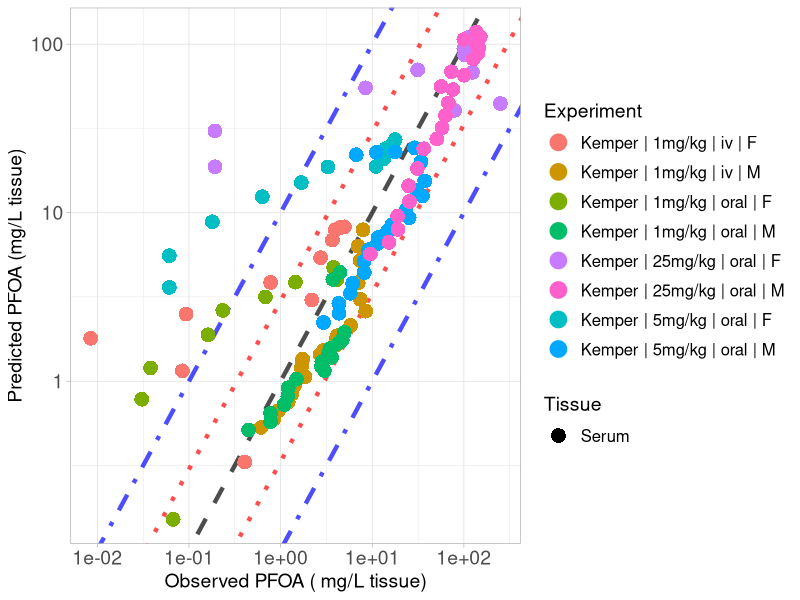

This chart was generated by the following R code:
library(ggplot2)

#setwd("C:/Users/ptsir/Documents/GitHub/PFAS_PBK_models/PFOA inhalation Rat/Validation/Validation_results")
setwd("C:/Users/dpjio/Documents/GitHub/PFAS_PBK_models/PFOA inhalation Rat/Validation/New_validation_koff_07_lung_same_RAF")

# Load Results 

# 
Kemper_serum_results <- read.csv("Kemper_2003_serum_results.csv", header = T)
Kemper_iv_F_1 <- Kemper_serum_results[Kemper_serum_results$Dose == 1 & Kemper_serum_results$Type == "iv" &
                               Kemper_serum_results$sex == "F", ]
Kemper_iv_F_1$Experiment <- "Kemper | 1mg/kg | iv | F"

Kemper_oral_F_1 <- Kemper_serum_results[Kemper_serum_results$Dose == 1 & Kemper_serum_results$Type == "oral" &
                                 Kemper_serum_results$sex == "F", ]
Kemper_oral_F_1$Experiment <- "Kemper | 1mg/kg | oral | F"

Kemper_oral_F_5 <- Kemper_serum_results[Kemper_serum_results$Dose == 5 & Kemper_serum_results$Type == "oral" &
                                 Kemper_serum_results$sex == "F", ]
Kemper_oral_F_5$Experiment <- "Kemper | 5mg/kg | oral | F"
Kemper_oral_F_25 <- Kemper_serum_results[Kemper_serum_results$Dose == 25 & Kemper_serum_results$Type == "oral" &
                                  Kemper_serum_results$sex == "F", ]
Kemper_oral_F_25$Experiment <- "Kemper | 25mg/kg | oral | F"

Kemper_iv_M_1 <- Kemper_serum_results[Kemper_serum_results$Dose == 1 & Kemper_serum_results$Type == "iv" &
                               Kemper_serum_results$sex == "M", ]
Kemper_iv_M_1$Experiment <- "Kemper | 1mg/kg | iv | M"

Kemper_oral_M_1 <- Kemper_serum_results[Kemper_serum_results$Dose == 1 & Kemper_serum_results$Type == "oral" &
                                 Kemper_serum_results$sex == "M", ]
Kemper_oral_M_1$Experiment <- "Kemper | 1mg/kg | oral | M"

Kemper_oral_M_5 <- Kemper_serum_results[Kemper_serum_results$Dose == 5 & Kemper_serum_results$Type == "oral" &
                                 Kemper_serum_results$sex == "M", ]
Kemper_oral_M_5$Experiment <- "Kemper | 5mg/kg | oral | M"
Kemper_oral_M_25 <- Kemper_serum_results[Kemper_serum_results$Dose == 25 & Kemper_serum_results$Type == "oral" &
                                  Kemper_serum_results$sex == "M", ]
Kemper_oral_M_25$Experiment <- "Kemper | 25mg/kg | oral | M"
# 
# Kudo_high <- Kudo_results[Kudo_results$Dose == 16.560, ] 
# Kudo_high$Experiment <-  "Kudo | 16mg/kg | iv"
# 
# Kim_results <- read.csv("Kim_results.csv", header = T)
# Kim_iv <- Kim_results[Kim_results$Type == "iv",]
# Kim_iv$Experiment <-  "Kim | 1mg/kg | iv"
# 
# Kim_oral <- Kim_results[Kim_results$Type == "oral",]
# Kim_oral$Experiment <-  "Kim | 1mg/kg | oral"


Experiment <- scales::hue_pal()(8)

names(Experiment) <- unique(c( Kemper_iv_F_1$Experiment, Kemper_iv_M_1$Experiment,
                              Kemper_oral_F_1$Experiment,Kemper_oral_M_1$Experiment, Kemper_oral_F_5$Experiment, 
                               
                               Kemper_oral_M_5$Experiment,  Kemper_oral_F_25$Experiment, Kemper_oral_M_25$Experiment))



scatter_plot <- ggplot()+
  geom_abline(intercept = log10(1), slope = 1, linetype = "dashed", color = "black", linewidth = 1.5, alpha = 0.7) +  # Identity line in log10 scale
  geom_abline(intercept = log10(3), slope = 1, linetype = "dotted", color = "red", linewidth = 1.5, alpha = 0.7) +  # +3-fold error line
  geom_abline(intercept = log10(1/3), slope = 1, linetype = "dotted", color = "red", linewidth = 1.5, alpha = 0.7) +  # -3-fold error line
  geom_abline(intercept = log10(10), slope = 1, linetype = "dotdash", color = "blue", linewidth = 1.5, alpha = 0.7) +  # +10-fold error line
  geom_abline(intercept = log10(1/10), slope = 1, linetype = "dotdash", color = "blue", linewidth = 1.5, alpha = 0.7) +  # -10-fold error line
  geom_point(data = Kemper_iv_F_1, aes(x=Observed, y=Predicted, color = Experiment, shape = Tissue), size=4, stroke = 1.5)+
  geom_point(data = Kemper_oral_F_1, aes(x=Observed, y=Predicted, color = Experiment, shape = Tissue), size=4, stroke = 1.5)+
  geom_point(data = Kemper_oral_F_5, aes(x=Observed, y=Predicted, color = Experiment, shape = Tissue), size=4, stroke = 1.5)+
  geom_point(data = Kemper_oral_F_25, aes(x=Observed, y=Predicted, color = Experiment, shape = Tissue), size=4, stroke = 1.5)+
  geom_point(data = Kemper_iv_M_1, aes(x=Observed, y=Predicted, color = Experiment, shape = Tissue), size=4, stroke = 1.5)+
  geom_point(data = Kemper_oral_M_1, aes(x=Observed, y=Predicted, color = Experiment, shape = Tissue), size=4, stroke = 1.5)+
  geom_point(data = Kemper_oral_M_5, aes(x=Observed, y=Predicted, color = Experiment, shape = Tissue), size=4, stroke = 1.5)+
  geom_point(data = Kemper_oral_M_25, aes(x=Observed, y=Predicted, color = Experiment, shape = Tissue), size=4, stroke = 1.5)+
  scale_y_log10()+
  scale_x_log10()+
  scale_color_manual(values = Experiment)+
  theme(legend.spacing.y = unit(1, 'cm')) +
  guides(fill = guide_legend(byrow = TRUE))+
  theme_light()+
  labs(y = "Predicted PFOA (mg/L tissue)",
       x = "Observed PFOA ( mg/L tissue)")+
  theme(plot.title = element_text(hjust = 0.5),
        legend.key.size = unit(0.75, 'cm'),  
        legend.title = element_text(size=14),
        legend.text = element_text(size=12,  hjust = 0),
        axis.text = element_text(size = 14),
        axis.title = element_text(size = 14),
        )

#print(scatter_plot)

ggsave("validation_plot_PFOA_serum.png", scatter_plot, width = 11, height = 7, units = "in", dpi = 300)
